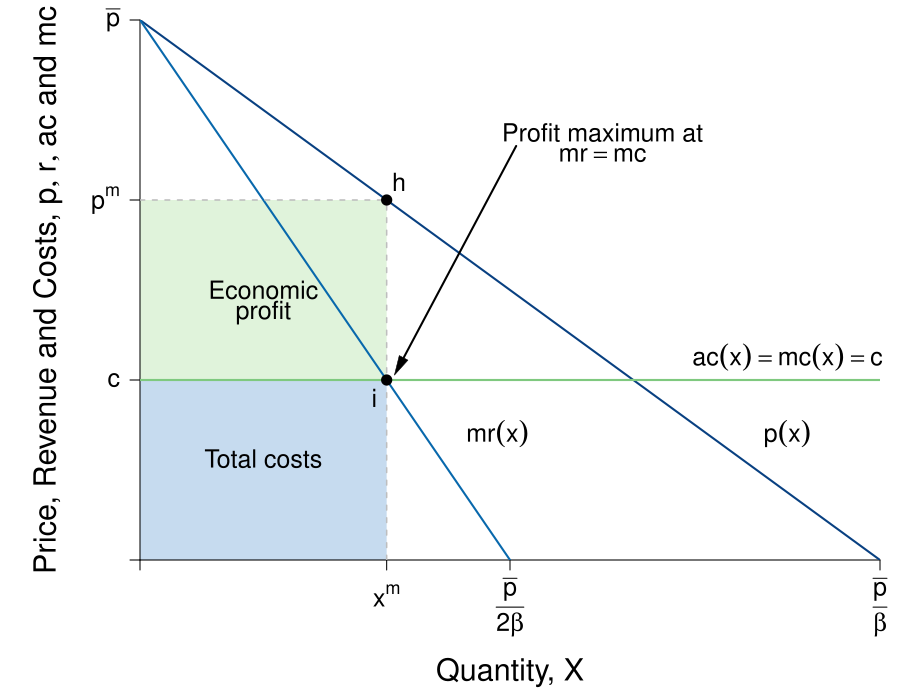

This figure's R source:
#Graph Designer: Simon Halliday
#Authors: Bowles, Foley and Halliday
#Title: Coordination, Conflict and Competition: A Text in Microeconomics

require(shape)
pdf(file = "competitionmarkets/monopolist_profit_comparison.pdf", width = 9, height = 7)

#Set parameters for graphics
pointsize <- 1.8
axislabelsize <- 1.8
labelsize <- 1.5
namesize <- 1.8
annotatesize <- 1.5
graphlinewidth <- 2
segmentlinewidth <- 1.5

COL <- c("#7fc97f", "#beaed4", "#fdc086", "#ffff99", "#386cb0", "#f0027f", "#bf5b17", "#666666")
COLA <- c("#e0f3db", "#99d8c9","#66c2a4","#41ae76", "#238b45", "#005824")
COLB <- c("#c6dbef", "#4eb3d3", "#2b8cbe", "#0868ac","#084081")

#Edited the margins to cater for the larger LHS labels
par(mar =  c(7, 7, 1, 1))

AvgRevenue <- function(x, rmax = 12, xmax = 12){
  rmax - (rmax/xmax)*x
}

MRevenue <- function(x, rmax = 12, xmax = 12){
  rmax - 2*(rmax/xmax)*x
}

AvgCost <- function(x, c0 = 2, c1 = 4){
  c0/x + c1
}

xlims <- c(0, 12)
ylims <- c(0, 12)

npts <- 501 
x <- seq(xlims[1], xlims[2], length.out = npts)
y <- seq(ylims[1], ylims[2], length.out = npts) 
a <- c(13, 16.75, 19.25)

plot(0, 0, xlim = xlims, ylim = ylims, type = "n",
     xlab = expression(paste("")),
     ylab = expression(paste("")), 
     xaxt = "n", 
     yaxt = "n", 
     cex.lab = axislabelsize, 
     bty = "n",
     xaxs="i", 
     yaxs="i")

# ticksy <- seq(from = ylims[1], to = ylims[2], by = 1)
# ylabels <- seq(from = ylims[1], to = ylims[2], by = 1)
# ticksx <- seq(from = xlims[1], to = xlims[2], by = 1)
# xlabels <- seq(from = xlims[1], to = xlims[2], by = 1)
ticksy <- c(0, 4, AvgRevenue(x = 4), ylims[2])
ylabels <- c(NA, expression(paste(c)), expression(paste(p^{m})), expression(paste(bar(p))))
ticksx <- c(0, 4, 6, xlims[2])
xlabels <- c(NA, expression(paste(x^{m})), expression(paste(frac(bar(p),2*beta))), expression(paste(frac(bar(p),beta))))

npts <- 500 
xx1 <- seq(xlims[1], xlims[2], length.out = npts)
xx3 <- seq(2, 6, length.out = npts)

#Draw the polygon for profit
xpoly1 <- c(0, 4, 4, 0, 0)
ypoly1 <- c(4, 4, AvgRevenue(x = 4), AvgRevenue(x = 4), 4)
polygon(x = xpoly1, y = ypoly1, col=COLA[1], density=NULL, border = NA)

#Draw the polygon for costs
xpoly2 <- c(0, 4, 4, 0, 0)
ypoly2 <- c(0, 0, 4, 4, 4)
polygon(x = xpoly2, y = ypoly2, col=COLB[1], density=NULL, border = NA)

axis(1, at = ticksx, pos = 0, labels = FALSE, cex.axis=labelsize)
text(x = c(0, 4, 6, xlims[2]), par("usr")[3] - 0.4, labels = xlabels, srt = 0, pos = 1, xpd = TRUE, cex = labelsize)
axis(2, at = ticksy, pos = 0, labels = ylabels, las = 1, cex.axis=labelsize)

#lines(xx1, bcA(xx1, w = 10, p = 1.5), col = COLB[3], lwd = graphlinewidth)
lines(xx1, AvgRevenue(xx1, rmax = 12, xmax = 12), col = COLB[5], lwd = graphlinewidth)
lines(xx1, MRevenue(xx1, rmax = 12, xmax = 12), col = COLB[4], lwd = graphlinewidth)
#lines(xx1, AvgCost(xx1, c0 = 2, c1 = 4), col = COLA[5], lwd = graphlinewidth)

#Label the axes
text(0.5*(xlims[2]), -2.5, expression(paste("Quantity, ", X)), xpd = TRUE, cex = axislabelsize) 
#text(0.5*(xlims[2]), -2.5, expression(paste("Output, ", x)), xpd = TRUE, cex = axislabelsize) 
#mtext(expression(paste("Quantity of output, ", x)), side=1, line = 2.5, cex = axislabelsize)
text(-1.5, 0.5*ylims[2], expression(paste("Price, Revenue and Costs, ", list(p, r, ac), " and ", mc)), xpd = TRUE, cex = axislabelsize, srt = 90) 

#Label curves
text(10.5, 4.5, expression(paste(ac == mc,phantom() == c)), cex = labelsize, xpd=TRUE)
text(10.5, 2.8, expression(paste(p(x))), cex = labelsize)
text(5.8, 2.8, expression(paste(mr(x))), cex = labelsize)

#Labels cost and profit areas
text(2, 0.5*AvgCost(x = 4), expression("Total costs"), cex = labelsize)
text(2, 6, expression("Economic"), cex = labelsize)
text(2, 5.5, expression("profit"), cex = labelsize)

#Draw segments for total costs
segments(0, AvgRevenue(x = 4), 4, AvgRevenue(x = 4), lty = 2, col = "gray" , lwd = segmentlinewidth)
segments(4, 0, 4, AvgRevenue(x = 4), lty = 2, col = "gray" , lwd = segmentlinewidth)
segments(0, 4, xlims[2], 4, lty = 1, col = COL[1] , lwd = graphlinewidth)

#Label Points for comparison
points(4, MRevenue(x = 4), pch = 16, col = "black", cex = 1.5)
text(3.8, MRevenue(x = 4) - 0.4, expression(i), cex = labelsize)


points(4, AvgRevenue(x = 4), pch = 16, col = "black", cex = 1.5)
text(4.2, AvgRevenue(x = 4) + 0.4, expression(h), cex = labelsize)


#Arrow to mr = mc
text(7.5, 9.5, expression(paste("Profit maximum at")), cex = labelsize)
text(7.5, 9, expression(paste(mr == mc)), cex = labelsize)
Arrows(6.1, 9.2, 4.2, 4.3, col = "black", lty = 1, lwd = 2, arr.type = "triangle", arr.lwd = 0.5)



dev.off()
